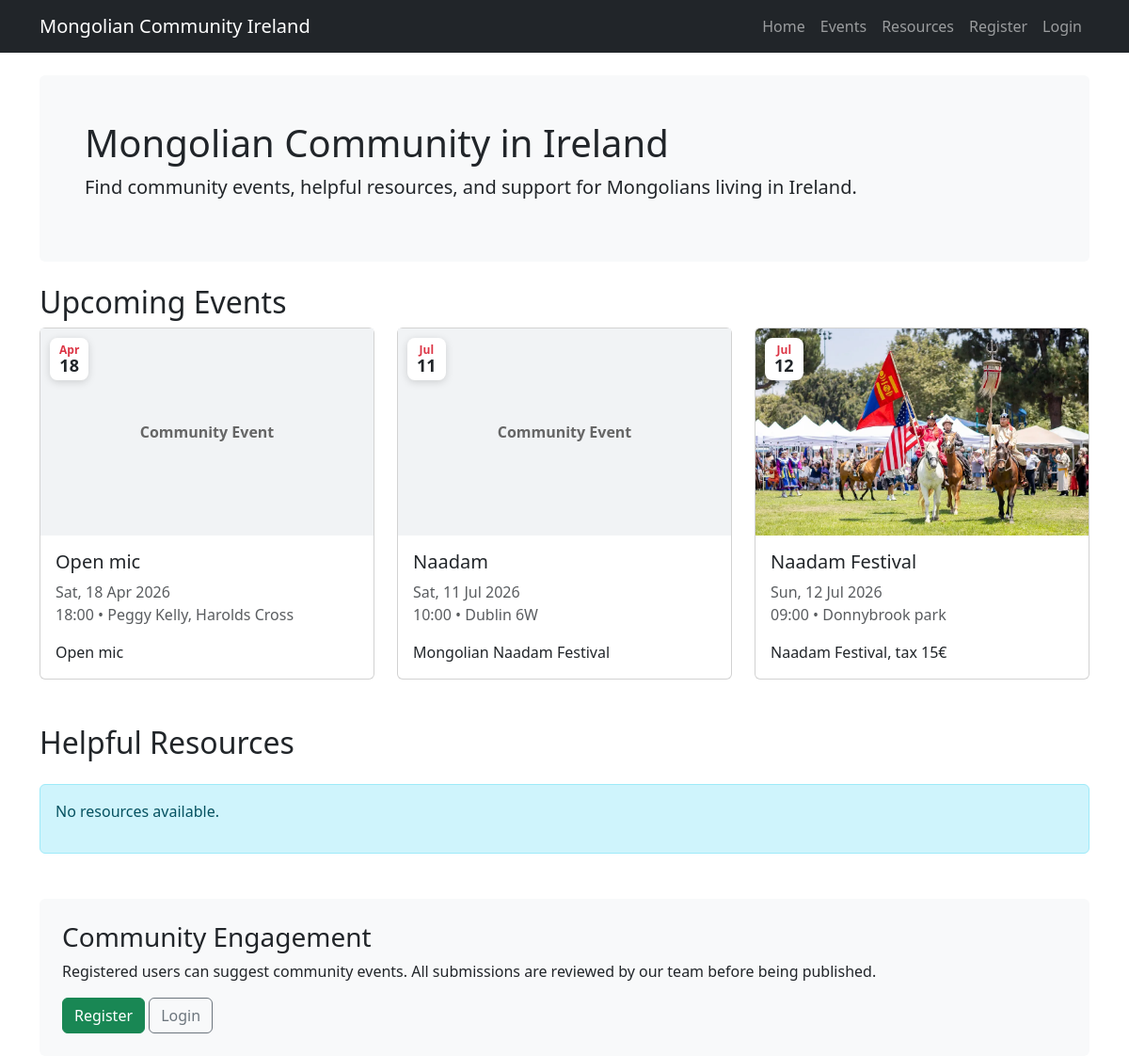
The app's page /, older data.
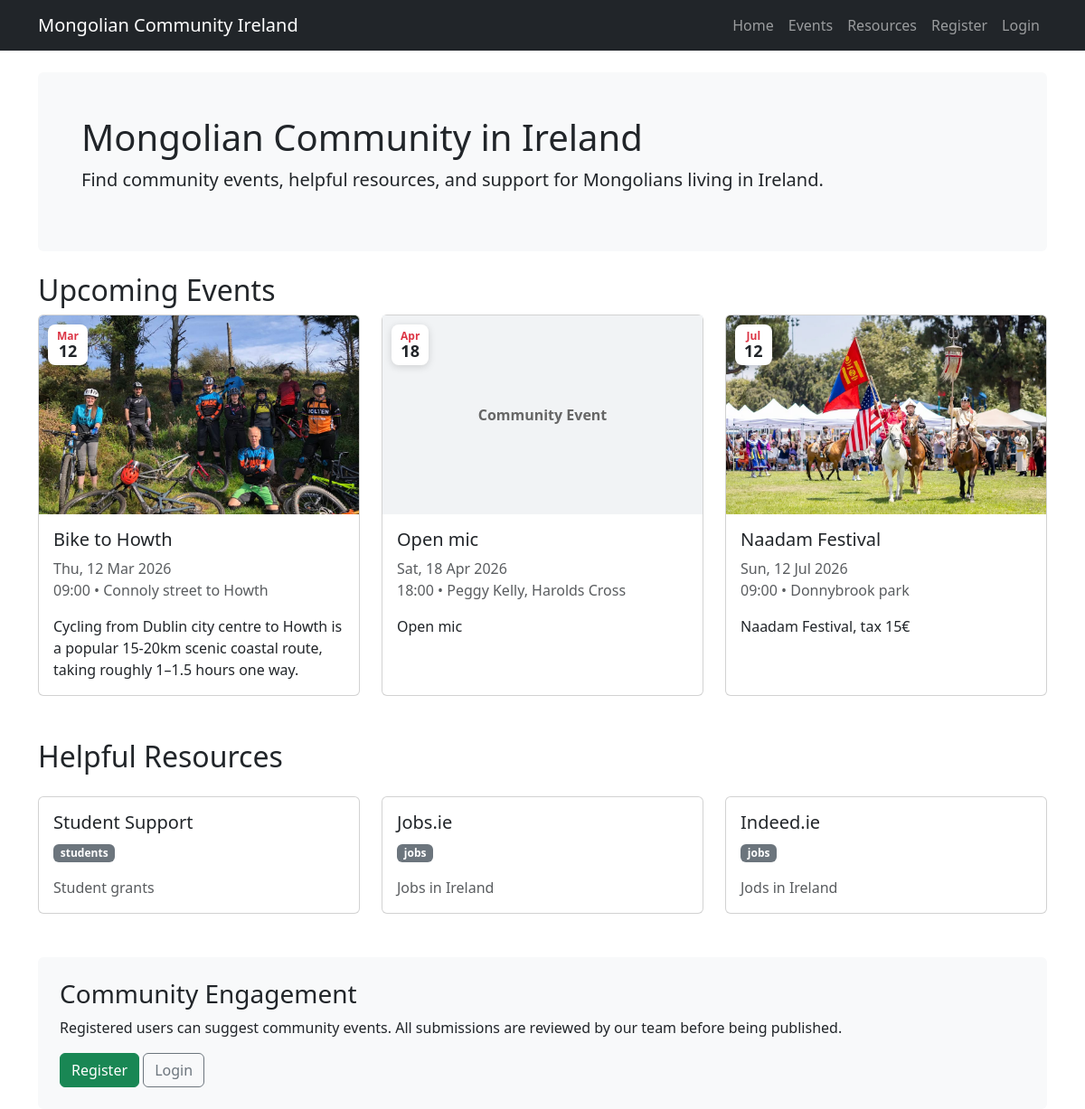
The same page, newer data.
### portal/models.py (models this page shows, shortened)
class Event(models.Model):
    title = models.CharField(max_length=120, validators=[MinLengthValidator(5)])
    description = models.TextField(blank=True, max_length=2000)
    start_datetime = models.DateTimeField()
    location = models.CharField(max_length=120)
    image = models.ImageField(upload_to="events/", blank=True, null=True)
    is_published = models.BooleanField(default=True)
    created_at = models.DateTimeField(auto_now_add=True)

class Resource(models.Model):
    CATEGORY_CHOICES = [
        ("legal", "Legal"),
        ("housing", "Housing"),
        ("jobs", "Jobs"),
        ("students", "Students"),
        ("health", "Health"),
        ("other", "Other"),
    ]
    title = models.CharField(max_length=120, validators=[MinLengthValidator(5)])
    category = models.CharField(max_length=20, choices=CATEGORY_CHOICES)
    url = models.URLField()
    description = models.TextField(blank=True, max_length=2000)
    image = models.ImageField(upload_to="resources/", blank=True, null=True)
    created_at = models.DateTimeField(auto_now_add=True)

### portal/views.py (the view)
# urls.py: 2. Add a URL to urlpatterns:  path('', views.home, name='home')
def home(request):
    upcoming_events = (
        Event.objects
        .filter(is_published=True, start_datetime__gte=timezone.now())
        .order_by("start_datetime")[:3]
    )
    latest_resources = Resource.objects.order_by("-created_at")[:3]
    print("Upcoming events count:", upcoming_events.count())
    print("Resources count:", latest_resources.count())
    context = {
        "upcoming_events": upcoming_events,
        "latest_resources": latest_resources,
    }
    return render(request, "portal/home.html", context)

### portal/templates/portal/home.html (shortened to what this page needs)
{% extends "portal/base.html" %}
{% block content %}
<div class="p-5 mb-4 bg-light rounded">
    <h1>Mongolian Community in Ireland</h1>
    <p class="lead">
        Find community events, helpful resources, and support for Mongolians living in Ireland.
    </p>
</div>
<h2>Upcoming Events</h2>
{% if upcoming_events %}
    <div class="row g-4 mb-5">
        {% for event in upcoming_events %}
            <div class="col-md-4">
                <a href="{% url 'event_detail' event.id %}" class="event-link">
                <div class="card h-100 event-card">
                    <div class="event-image-wrapper">
                        {% if event.image %}
                            <img src="{{ event.image.url }}" class="card-img-top event-card-image" alt="{{ event.title }}">
                        {% else %}
                            <div class="event-placeholder">
                                Community Event
                            </div>
                        {% endif %}
                        <div class="event-date-badge">
                            <span class="event-month">
                                {{ event.start_datetime|date:"M" }}
                            </span>
                            <span class="event-day">
                                {{ event.start_datetime|date:"d" }}
                            </span>
                        </div>
                    </div>
                    <div class="card-body">
                        <h5 class="card-title">{{ event.title }}</h5>
                        <p class="card-text text-muted">
                            {{ event.start_datetime|date:"D, d M Y" }}<br>
                            {{ event.start_datetime|time:"H:i" }} • {{ event.location }}
                        </p>
                        {% if event.description %}
                        <p class="card-text">
                            {{ event.description|truncatechars:120 }}
                        </p>
                        {% endif %}
                    </div>
                </div>
                </a>
            </div>
        {% endfor %}
    </div>
{% else %}
    <div class="alert alert-info mb-5">
        <p>No upcoming events. Check back later!</p>
    </div>
{% endif %}
<h2 class="mb-4">Helpful Resources</h2>
{% if latest_resources %}
    <div class="row g-4 mb-5">
        {% for resource in latest_resources %}
            <div class="col-md-4">
                <a href="{{ resource.url }}" target="_blank" class="resource-link">
                    <div class="card h-100 resource-card">
                        <div class="card-body">
                            <h5 class="card-title">{{ resource.title }}</h5>
                            <p>
                                <span class="badge bg-secondary">{{ resource.category }}</span>
                            </p>
                            {% if resource.description %}
                                <p class="card-text text-muted">{{ resource.description }}</p>
                            {% endif %}
                        </div>
                    </div>
                </a>
            </div>
        {% endfor %}
    </div>
{% else %}
    <div class="alert alert-info mb-5">
        <p>No resources available.</p>
    </div>
{% endif %}
<div class="p-4 bg-light rounded">
    <h3>Community Engagement</h3>
    <p>Registered users can suggest community events. All submissions are reviewed by our team before being published.</p>
    {% if user.is_authenticated %}
        <a class="btn btn-success" href="{% url 'suggest_event' %}">Suggest an Event</a>
        <a class="btn btn-outline-secondary" href="{% url 'my_suggestions' %}">My Suggestions</a>
    {% else %}
        <a class="btn btn-success" href="{% url 'register' %}">Register</a>
        <a class="btn btn-outline-secondary" href="{% url 'login' %}">Login</a>
    {% endif %}
{% endblock %}

Row changes from the older to the newer data that the page shows:
no longer on this page (row edited): Event: shows "Community Event", start_datetime "Jul", start_datetime "11", title "Naadam", start_datetime "Sat, 11 Jul 2026", start_datetime "10:00", location "Dublin 6W", description "Mongolian Naadam Festival"
added Event: image (picture), start_datetime "Mar", start_datetime "12", title "Bike to Howth", start_datetime "Thu, 12 Mar 2026", start_datetime "09:00", location "Connoly street to Howth", description "Cycling from Dublin city centre to Howth is a popular 15-20km scenic coastal route, taking roughly 1–1.5 hours one way."
added Resource: title "Student Support", category "students", description "Student grants"
added Resource: title "Jobs.ie", category "jobs", description "Jobs in Ireland"
added Resource: title "Indeed.ie", category "jobs", description "Jods in Ireland"
Text that changed along with them:
text no longer shown: "No resources available."
